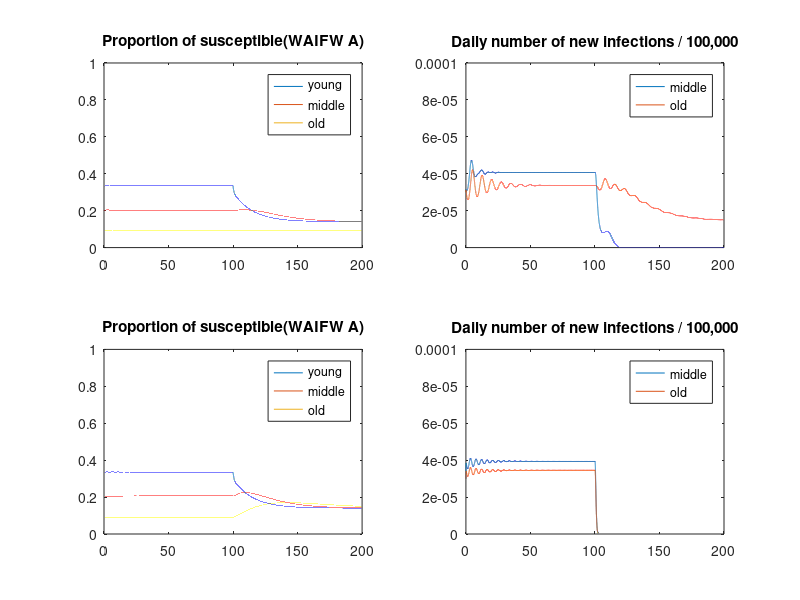

This figure's MATLAB source:
clear all; close all; clc
%% Setting up varibles (P1)
N0 = 60000;						% Population 60,000 people
[N_y, N_m, N_o] = deal(15000, 15000, 30000); % Population size of young, middle-aged, old group
data_coll = {[15000-1, 0, 1, 0], [15000-1, 0, 1, 0], [30000-1, 0, 1, 0]};
% Initial values
% [S_y, E_y, I_y, R_y], [S_m, E_m, I_m, R_m], [S_o, E_o, I_o, R_o]
% Collect data for each age group. Apply SEIR model for each row of module
% then calculate the trans_rate from younger age to older age. Then apply
% SEIR module for another day.
% Collect the result in each iteration in cooresponding matrix.
f = 1/10; 					    % Pre-infectious period 10 days
r = 1/11;					    % Infectious period 11 days

LE = 60 * 365;                  % Life expectancy 60 years
b = 1/LE;                       % Birth rate
d = 1/(30*365);                 % Death only happend in old group, 30 years

a_y = 1/(15*365);               % rate at which young individuals age
a_m = 1/(15*365);               % rate at which middle-aged individuals age

%% Part I
% Calculate the infectious rate beta for each WAIFW
% By given FOI(force of infection), lambda and Number of infectious, I
lambda = [0.000364; 0.000114; 0.000114];        % P2
S = [5012; 3083; 2739];
I = lambda.*S / r;

% P4
BetaA = lambda./I;              % Beta's for A = diag{beta1, beta2, beta3}; size(3,1)
                                % Beta's for B = [1, 2, 3; 2, 2, 3; 3, 3, 3]
BetaB(3) = lambda(3) / sum(I);
BetaB(2) = (lambda(2) - BetaB(3)*I(3)) / (I(1)+I(2));
BetaB(1) = (lambda(1) - BetaB(2)*I(2) - BetaB(3)*I(3)) / I(1);

% P5 Theoretically WAIFW_B gives more realistic simulation

% P6
trans_period = 100*365;			% model of 100 years
dt = 1;							% for each day

R_0A = 10.9;                    % R_0 for WAIFW A
R_0B = 3.5;                     % R_0 for WAIFW B

WAIFW_A = eye(3).*BetaA;
WAIFW_B = [BetaB(1), BetaB(2), BetaB(3); BetaB(2), BetaB(2), BetaB(3); BetaB(3), BetaB(3), BetaB(3)];

beta = 1.0530e-05;
WAIFW_H = beta*ones(3,3);

%% Part II
% Given beta for homogeneous

% Vaccination coverage (86%)
% Use the daily number of new infections per 100,000
c = 0.86;                       % level of vaccination coverage 86%
end_time = 200*365;
% y0 = [S_y, I_y, I_y, N_y-S_y-I_y-I_y, S_m, I_m, I_m, N_m-S_m-I_m-I_m, S_o, I_o, I_o, N_o-S_o-I_o-I_o]
y0 = [5000, 20, 20, N_y-5000-20-20, 3000, 3, 3, N_m-3000-3-3, 2700, 3, 3, N_o-2700-3-3];

vac = @(t) logical(floor(t/(100*365)))*c;

odefunA = @(t,y) [(1-vac(t))*N0*b-(WAIFW_A(1,:)*[y(3);y(7);y(11)]+a_y)*y(1); ...
    WAIFW_A(1,:)*[y(3);y(7);y(11)]*y(1)-(f+a_y)*y(2); ...
    f*y(2)-(r+a_y)*y(3); ...
    vac(t)*b*N0+r*y(3)-a_y*y(4); ...
    a_y*y(1)-(WAIFW_A(2,:)*[y(3);y(7);y(11)]+a_m)*y(5); ...
    WAIFW_A(2,:)*[y(3);y(7);y(11)]*y(5)+a_y*y(2)-(f+a_m)*y(6); ...
    f*y(6)+a_y*y(3)-(r+a_m)*y(7); ...
    r*y(7)+a_y*y(4)-a_m*y(8); ...
    a_m*y(5)-(WAIFW_A(3,:)*[y(3);y(7);y(11)]+d)*y(9); ...
    WAIFW_A(3,:)*[y(3);y(7);y(11)]*y(9)+a_m*y(6)-(f+d)*y(10); ...
    f*y(10)+a_m*y(7)-(r+d)*y(11); ...
    r*y(11)+a_m*y(8)-d*y(12)];

tspan = 0:end_time;

[t,y] = ode45(odefunA,tspan,y0);


figure('WindowState','maximized')
subplot(2,2,1)
plot(t/365, y(:,1)/N_y, t/365, y(:,5)/N_m, t/365, y(:,9)/N_o)
ylim([0 1])
title('Proportion of susceptible(WAIFW A)')
legend('young','middle','old','Location', 'best')

subplot(2,2,2)
plot(t/365, y(:,7)/100000, t/365, y(:,11)/100000)
ylim([0 10E-5])
title('Daily number of new infections / 100,000')
legend('middle','old','Location', 'best')

odefunB = @(t,y) [(1-vac(t))*N0*b-(WAIFW_B(1,:)*[y(3);y(7);y(11)]+a_y)*y(1); ...
    WAIFW_B(1,:)*[y(3);y(7);y(11)]*y(1)-(f+a_y)*y(2); ...
    f*y(2)-(r+a_y)*y(3); ...
    vac(t)*b*N0+r*y(3)-a_y*y(4); ...
    a_y*y(1)-(WAIFW_B(2,:)*[y(3);y(7);y(11)]+a_m)*y(5); ...
    WAIFW_B(2,:)*[y(3);y(7);y(11)]*y(5)+a_y*y(2)-(f+a_m)*y(6); ...
    f*y(6)+a_y*y(3)-(r+a_m)*y(7); ...
    r*y(7)+a_y*y(4)-a_m*y(8); ...
    a_m*y(5)-(WAIFW_B(3,:)*[y(3);y(7);y(11)]+d)*y(9); ...
    WAIFW_B(3,:)*[y(3);y(7);y(11)]*y(9)+a_m*y(6)-(f+d)*y(10); ...
    f*y(10)+a_m*y(7)-(r+d)*y(11); ...
    r*y(11)+a_m*y(8)-d*y(12)];

[t,y] = ode45(odefunB,tspan,y0);

subplot(2,2,3)
plot(t/365, y(:,1)/N_y, t/365, y(:,5)/N_m, t/365, y(:,9)/N_o)
ylim([0 1])
title('Proportion of susceptible(WAIFW A)')
legend('young','middle','old','Location', 'best')

subplot(2,2,4)
plot(t/365, y(:,7)/100000, t/365, y(:,11)/100000)
ylim([0 10E-5])
title('Daily number of new infections / 100,000')
legend('middle','old','Location', 'best')

% P4
% The critical levels of vaccination coverage: 1 - 1/R0
vac_covA = 1 - 1/10.9;
vac_covB = 1 - 1/3.6;